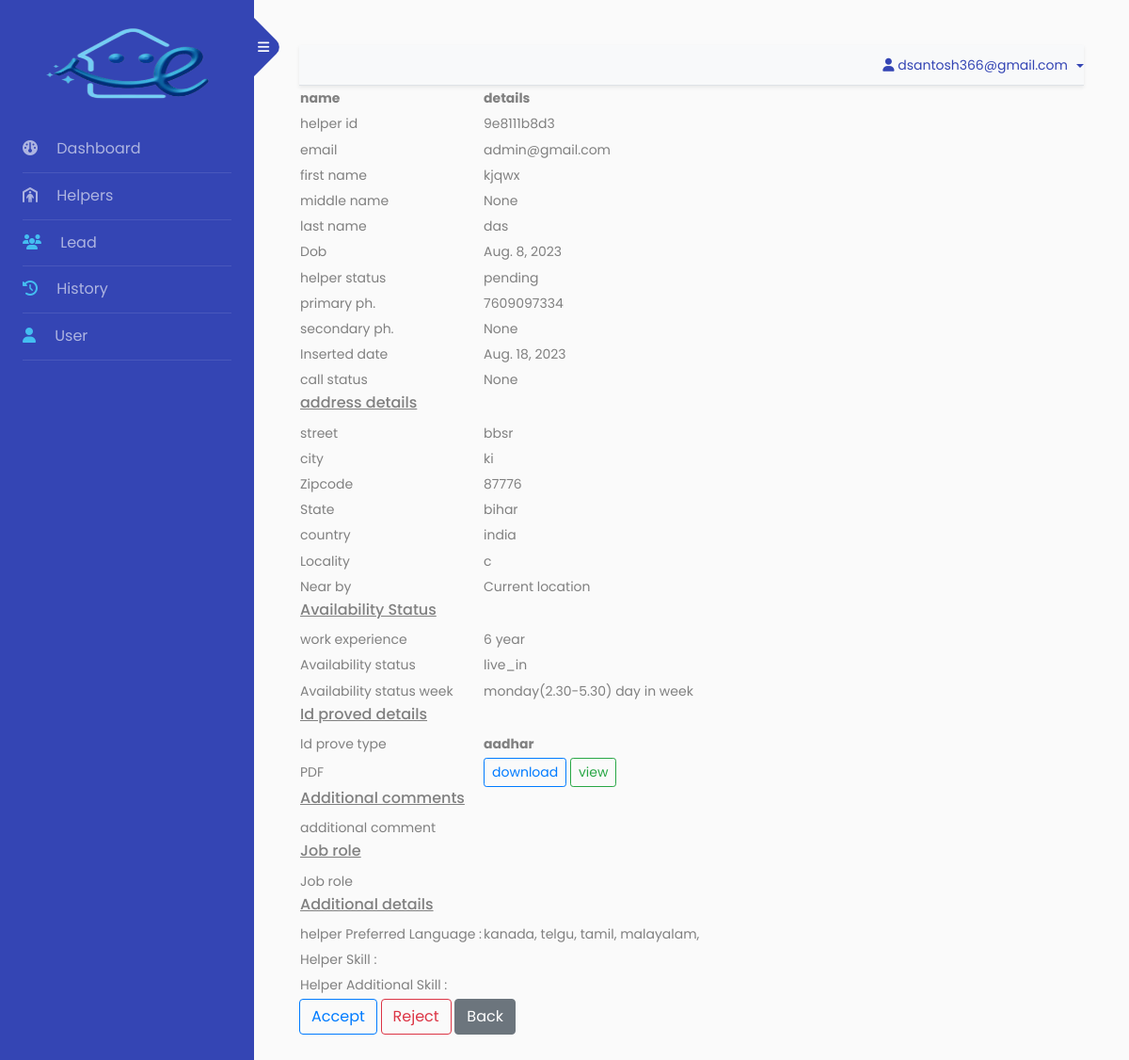
The app's page /helper__phone_validate_view/60 (signed in) with its own data.
### app/models.py (models this page shows, shortened)
class HelperModel(models.Model):
    helper_id = models.CharField(max_length=20,null=True,blank=True,unique=True)
    helper_status = models.CharField(max_length=50,choices=CONTACT_STATUS,default='pending')
    first_name = models.CharField(max_length=100,null=False,blank=False)
    middle_name = models.CharField(max_length=100,null=True,blank=True)
    last_name = models.CharField(max_length=100,null=False,blank=False)
    primary_phone = models.IntegerField(null=False,blank=False)
    secondary_phone = models.IntegerField(null=True,blank=True)
    email_id = models.CharField(max_length=100,null=True,blank=True,default='Name@ezyhelpers.com')
    dob = models.DateField()
    street = models.CharField(max_length=100,null=False,blank=False)
    city = models.CharField(max_length=100,null=False,blank=False)
    zipcode = models.IntegerField(null=False,blank=False)
    state = models.CharField(max_length=100,choices=STATE,null=False,blank=False)
    country = models.CharField(max_length=100,choices=COUNTRY,null=False,blank=False)
    additional_comment = models.TextField(blank=True,null=True)
    work_experience = models.CharField(max_length=30,choices=EXPERIENCE)
    availability_status_week = models.CharField(max_length=400)
    availability_status = models.CharField(max_length=60,choices=AVAILABILITY_STATUS)
    locality = models.CharField(max_length=30,choices=LOCALITY)
    near_by = models.BooleanField(default=False)
    admin_user = models.ForeignKey(User,on_delete=models.CASCADE,null=True,blank=True)
    create_date = models.DateField(auto_now_add=True)
    update_date = models.DateField(null=True,blank=True)
    id_pdf = models.FileField(upload_to='pdfs/', validators=[validate_pdf],null=True,blank=True)
    id_type = models.CharField(max_length=100,blank=True,null=True,choices=ID_TYPE)
    call_status = models.CharField(max_length=100,choices=CALL_STATUS,default=None,null=True)
    phone_valid = models.BooleanField(default=False)

class HelperPreferredLanguageModel(models.Model):
    helper = models.ForeignKey(HelperModel,on_delete=models.CASCADE)
    language = models.CharField(max_length=100)

### backnd/views.py (the view)
# urls.py: path('helper__phone_validate_view/<id>',HelperPhoneNoValidateDetailsView,name='helper__phone_validate_view'),
@login_required
def HelperPhoneNoValidateDetailsView(request,id):
        helper = HelperModel.objects.get(id = id)
        data = {
        'helper':helper,
        'language':HelperPreferredLanguageModel.objects.filter(helper = helper),
        'skill':HelperSkillSetModel.objects.filter(helper = helper),
        'additional_skill':HelperAdditionalSkillSetModel.objects.filter(helper=helper),
        'job_role':HelperJobRoleModel.objects.filter(helper=helper),
        }
        return render(request,'helper_valid_check.html',data)

### templates/helper_valid_check.html (shortened to what this page needs)
{% extends 'index.html' %}
{% block body %}
<table>
    <thead>
        <tr>
            <th>name</th>
            <th>details</th>
        </tr>
    </thead>
    <tbody>
        <tr>
            <td>helper id</td>
            <td>{{helper.helper_id}}</td>
        </tr>
        <tr>
            <td>email</td>
            <td>{{helper.email_id}}</td>
        </tr>
        <tr>
            <td>first name</td>
            <td>{{helper.first_name}}</td>
        </tr>
        <tr>
            <td>middle name</td>
            <td>{{helper.middle_name}}</td>
        </tr>
        <tr>
            <td>last name</td>
            <td>{{helper.last_name}}</td>
        </tr>
        <tr>
            <td>Dob</td>
            <td>{{helper.dob}}</td>
        </tr>
        <tr>
            <td>helper status</td>
            <td>{{helper.helper_status}}</td>
        </tr>
        <tr>
            <td>primary ph.</td>
            <td>{{helper.primary_phone}}</td>
        </tr>
        <tr>
            <td>secondary ph.</td>
            <td>{{helper.secondary_phone}}</td>
        </tr>
        <tr>
            <td>Inserted date</td>
            <td>{{helper.create_date}}</td>
        </tr>
        <tr>
            <td>call status</td>
            <td>{{helper.call_status}}</td>
        </tr>
        <tr>
            <td colspan="2">
                <h6><u>address details</u></h6>
            </td>
        </tr>
        <tr>
            <td>street</td>
            <td>{{helper.street}}</td>
        </tr>
        <tr>
            <td>city</td>
            <td>{{helper.city}}</td>
        </tr>
        <tr>
            <td>Zipcode</td>
            <td>{{helper.zipcode}}</td>
        </tr>
        <tr>
            <td>State</td>
            <td>{{helper.state}}</td>
        </tr>
        <tr>
            <td>country</td>
            <td>{{helper.country}}</td>
        </tr>
        <tr>
            <td>Locality</td>
            <td>{{helper.locality}}</td>
        </tr>
        <tr>
            <td>Near by</td>
            <td>{% if not helper.near_by %}Current location {% else %}Range in <b>5 k.m</b> {% endif %}</td>
        </tr>
         <tr class="mt-2">
            <td colspan="2">
                <h6><u>Availability Status </u></h6>
            </td>
        </tr>
        <tr>
            <td> work experience</td>
            <td>{{helper.work_experience}}</td>
        </tr>
        <tr>
            <td> Availability status </td>
            <td>{{helper.availability_status}}</td>
        </tr>
        <tr>
            <td> Availability status week</td>
            <td>{{helper.availability_status_week}} day in week</td>
        </tr>
       {% if helper.id_type and helper.id_pdf %}
        <tr>
            <td colspan="2">
                <h6><u>Id proved details </u></h6>
            </td>
        </tr>
        <tr>
            <td> Id prove type </td>
            <td><b>{{helper.id_type}}</b></td>
        </tr>
        <tr>
            <td> PDF</td>
            <td>
                <a href="{{helper.id_pdf.url}}" class="btn btn-outline-primary btn-sm" download>download </a>
                <a href="{{helper.id_pdf.url}}" target="_blank" class="btn btn-outline-success btn-sm">view</a>
            </td>
        </tr>
        {% endif %}
        <tr class="mt-2">
            <td colspan="2">
                <h6><u>Additional comments</u></h6>
            </td>
        </tr>
        <tr>
            <td> additional comment</td>
            <td>{{helper.additional_comment}}</td>
        </tr>
          <tr class="mt-2">
            <td colspan="2">
                <h6><u>Job role</u></h6>
            </td>
        </tr>
        <tr>
            <td> Job role</td>
            <td>
            </td>
        </tr>
        <tr class="mt-2">
            <td colspan="2">
                <h6><u>Additional details</u></h6>
            </td>
        </tr>
        <tr>
            <td> helper Preferred Language : </td>
            <td>
                {% for i in language %}
                {{i.language}},
                {% endfor %}
            </td>
        </tr>
        <tr>
            <td>Helper Skill : </td>
            <td>
            </td>
        </tr>
        <tr>
            <td>Helper Additional Skill : </td>
            <td>
            </td>
        </tr>
    </tbody>
</table>
<a href="{% url 'helper__phone_validate_accept' helper.pk %}"  class='btn btn-outline-primary'>Accept</a>
<a href="{% url 'helper__phone_validate_reject' helper.pk %}"  class='btn btn-outline-danger'>Reject</a>
<a href="{% url 'home' %}" class="btn btn-secondary">Back</a>
{% endblock body %}

### templates/index.html (shortened to what this page needs)
<!doctype html>
<html lang="en">
<head>
	{% load static %}
	<link rel="stylesheet" href="https://stackpath.bootstrapcdn.com/font-awesome/4.7.0/css/font-awesome.min.css">
	<link rel="stylesheet" href="{% static 'css/style.css' %}">
	<link rel="stylesheet" href="https://cdnjs.cloudflare.com/ajax/libs/font-awesome/6.4.0/css/all.min.css">
	<link rel="stylesheet" href="{% static 'style.css' %}">
</head>
<body>
	<div class="wrapper d-flex align-items-stretch">
		<nav id="sidebar">
			<div class="custom-menu">
				<button type="button" id="sidebarCollapse" class="btn btn-primary">
					<i class="fa fa-bars"></i>
				</button>
			</div>
			<div class="p-4">
				<h1>
					<a href="{% url 'home' %}" class="logo">
						<div class="logo">
							<img src="{% static 'images/logo.png' %}" alt="wait">
						</div>
					</a>
				</h1>
				{% with request.resolver_match.url_name as url_name %} {% comment %} for get url name {% endcomment %}
				<ul class="list-unstyled components mb-5">
					<li class="{% if url_name == 'super_user_dashboard' or url_name == 'employee_dashboard' %}active{% endif %}">
						<a href="{% url 'home' %}"><i class="fa-solid fa-gauge mr-3"></i> Dashboard</a>
					</li>
					<li
						class="{% if url_name == 'helper_list' or url_name == 'helper_add' or url_name == 'excel_file_helper_upload' or url_name == 'helper_view'  %}active{% endif %}">
						<a href="{% url 'helper_list' %}"><i class="fa-solid fa-person-shelter mr-3"></i> Helpers</a>
					</li>
					<li
						class="{% if url_name == 'lead_list' or url_name == 'lead_add' or url_name == 'lead_edit'  %}active{% endif %}">
						<a href="{% url 'lead_list' %}"><span class="fa-solid fa-users mr-3"></span> Lead</a>
					</li>
					<li
						class="{% if url_name == 'history' %}active{% endif %}">
						<a href="{% url 'history' %}"><span class="fa-solid fa-clock-rotate-left mr-3"></span> History</a>
					</li>
					{% if request.user.is_superuser %}
					<li
						class="{% if url_name == 'superuser_user_create' or url_name == 'superuser_user_list' or url_name == 'superuser_user_update' %}active{% endif %}">
						<a href="{% url 'superuser_user_list' %}"><span class="fa fa-user mr-3"></span> User</a>
					</li>
					{% endif %}
				</ul>
				{% endwith %}
		</nav>
		<div id="content" class="p-4 p-md-5 pt-5">
			<nav class="shadow-sm navbar-light bg-light">
				<ul class="nav nav-tabs justify-content-end">
					<li class="nav-item dropdown">
						<a class="nav-link dropdown-toggle" data-toggle="dropdown" href="#" role="button"
							aria-haspopup="true" aria-expanded="false">
							<i class="fa-solid fa-user"></i> {{request.user}}
						</a>
					</li>
				</ul>
			</nav>
			{% block body %}
			{% endblock body %}
		</div>
	</div>
</body>
</html>

### records on screen
HelperModel: helper_id "9e8111b8d3", email_id "admin@gmail.com", first_name "kjqwx", middle_name "None", last_name "das", dob "Aug. 8, 2023", helper_status "pending", primary_phone "7609097334", secondary_phone "None", create_date "Aug. 18, 2023", call_status "None", street "bbsr", city "ki", zipcode "87776", state "bihar", country "india", locality "c", work_experience "6 year", availability_status "live_in", availability_status_week "monday(2.30-5.30)", id_type "aadhar"
HelperPreferredLanguageModel: language "kanada"
HelperPreferredLanguageModel: language "telgu"
HelperPreferredLanguageModel: language "tamil"
HelperPreferredLanguageModel: language "malayalam"

### other values on screen
{{ request.user }} "dsantosh366@gmail.com"
